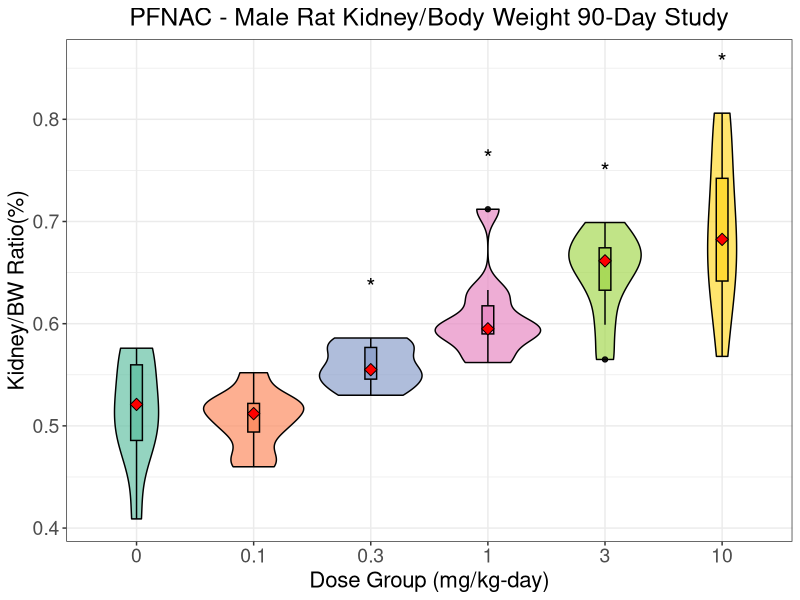
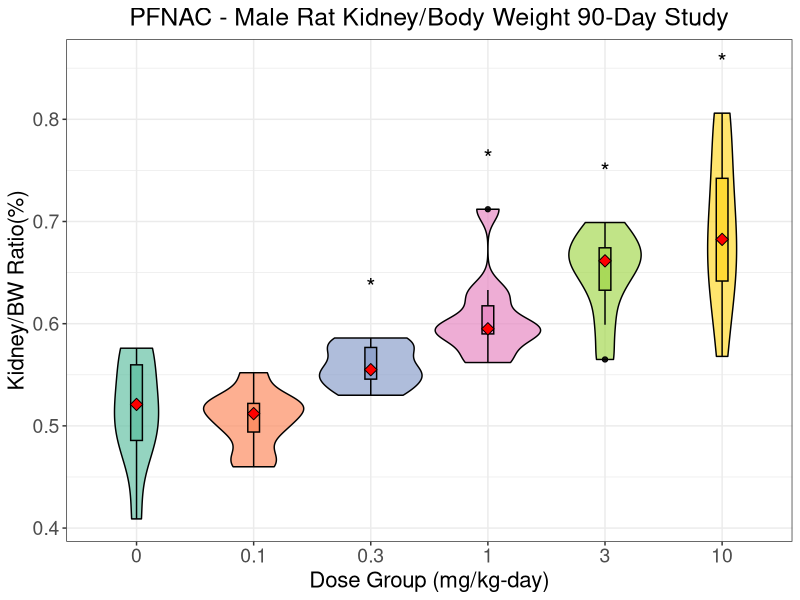

Source code (R) for these figures, in order:

# file: PFNACorgangraphs.R
# purpose: statistical analysis Organ Wt Data 90-day (CSS401.6.7)
# 1/15/25 - EMK edit to make this file for generating graphics only, use in ms & poster
# uses data file OrganWeightsPFAS.xlsx
#
# 3/5/2025
# Renamed KidneyRel1m.png as PFNAC_Kidney_Male.png
# Renamed KidneyRel1m as PFNAC_Kidney_Male


# 2/27/2025
# increase sizes of axis labels and plot title by modifying the theme's axis text and title, and centering the heading and increasing its font size

# 2/11/2025
# uncomment stat_summary so that mean can be displayed as a red triangle

# Load needed R packages
library(ggplot2)
library(dplyr)
library(readxl)

# Read in the data file
PFNACo <- read_excel("OrganWeightsPFAS.xlsx", sheet = 'PFNAC', na = c("", "NA"))

# Remove rows 63 through the last row and eliminate Females
PFNACom <- PFNACo[-c(61:nrow(PFNACo)), ]
#View(PFNACom)

# Identify the top 4 highest relative liver weights
top_doses <- PFNACom %>%
  group_by(Group) %>%
  summarise(max_KidneyRel = max(KidneyRel, na.rm = TRUE)) %>% # Find max per group
  arrange(desc(max_KidneyRel)) %>% # Sort by highest values
  slice(1:4) %>% # Select top 4 highest values
  mutate(y_position = max_KidneyRel + 0.05) # Adjust y-position for asterisk placement

# Ensure Group is a factor to align correctly
PFNACom$Group <- as.factor(PFNACom$Group)
top_doses$Group <- as.factor(top_doses$Group)

# BOX PLOTS - Male Rat Relative Liver Weight Data PFNAC
#KidneyRel1m
PFNAC_Kidney_Male <- ggplot(
  PFNACom,
  aes(
    x = factor(Group),
    y = KidneyRel,
    fill = factor(Group) # Fill for violin plot
  )
) +
  geom_violin(trim = TRUE, alpha = 0.7, color = "black") + # Violin plot
  geom_boxplot(
    aes(fill = factor(Group)), # Separate fill for box plot
    width = 0.1,
    color = "black",
    alpha = 0.9
  ) +
  # Add median red triangle marker
  stat_summary(fun = median, geom = "point", shape = 23, size = 3, fill = "red") +
  # Add asterisks above the top 4 doses
  geom_text(
    data = top_doses,
    aes(x = Group, y = y_position, label = "*"),
    size = 6, color = "black"
  ) +
  labs(
    title = "PFNAC - Male Rat Kidney/Body Weight 90-Day Study",
    x = "Dose Group (mg/kg-day)",
    y = "Kidney/BW Ratio(%)"
  ) +
  scale_fill_brewer(palette = "Set2", name = "Group") + # Colorful palette
  theme_bw() +
  theme(legend.position = "none") +
  theme(
    axis.text = element_text(size = 14), # increase tick label size
    axis.title = element_text(size = 16), # increase axis title size
    plot.title = element_text(size = 18, hjust = 0.5) # increase plot title size
  )


# Save the plot as a PNG file
ggsave(
  #filename = "KidneyRel1m.png",
  filename = "PFNAC_Kidney_Male.png",
  #plot = KidneyRel1m,
  plot = PFNAC_Kidney_Male,
  width = 8,
  height = 6,
  dpi = 300
)

# Display the plot
#KidneyRel1m
PFNAC_Kidney_Male

